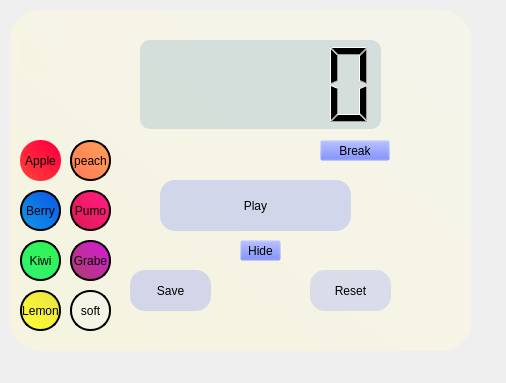
<?xml version="1.0" encoding="UTF-8"?>
<ui version="4.0">
 <class>Dialog</class>
 <widget class="QDialog" name="Dialog">
  <property name="geometry">
   <rect>
    <x>0</x>
    <y>0</y>
    <width>506</width>
    <height>383</height>
   </rect>
  </property>
  <property name="windowTitle">
   <string>Dialog</string>
  </property>
  <widget class="QPushButton" name="SaveButton">
   <property name="geometry">
    <rect>
     <x>130</x>
     <y>270</y>
     <width>81</width>
     <height>41</height>
    </rect>
   </property>
   <property name="styleSheet">
    <string notr="true">font: 15pt &quot;MS Shell Dlg 2&quot;;
background-color: rgba(66, 91, 255, 50);
border-radius: 15;</string>
   </property>
   <property name="text">
    <string>Save</string>
   </property>
  </widget>
  <widget class="QPushButton" name="Work">
   <property name="geometry">
    <rect>
     <x>310</x>
     <y>270</y>
     <width>81</width>
     <height>41</height>
    </rect>
   </property>
   <property name="styleSheet">
    <string notr="true">font: 15pt &quot;MS Shell Dlg 2&quot;;
background-color: rgba(66, 91, 255, 40);
border-radius: 15;</string>
   </property>
   <property name="text">
    <string>Reset</string>
   </property>
  </widget>
  <widget class="QLCDNumber" name="Clock">
   <property name="geometry">
    <rect>
     <x>140</x>
     <y>40</y>
     <width>241</width>
     <height>89</height>
    </rect>
   </property>
   <property name="styleSheet">
    <string notr="true">background-color: rgba(157, 188, 199, 95);
border-radius: 10;</string>
   </property>
  </widget>
  <widget class="QWidget" name="Background" native="true">
   <property name="geometry">
    <rect>
     <x>10</x>
     <y>10</y>
     <width>461</width>
     <height>341</height>
    </rect>
   </property>
   <property name="styleSheet">
    <string notr="true">background-color: qlineargradient(spread:pad, x1:0.057, y1:0.943182, x2:0.857955, y2:0.125, stop:0 rgba(245, 244, 224, 255), stop:1 rgba(245, 244, 234, 255));

border-radius: 30px
</string>
   </property>
   <widget class="QPushButton" name="pushButton_2">
    <property name="geometry">
     <rect>
      <x>10</x>
      <y>130</y>
      <width>41</width>
      <height>41</height>
     </rect>
    </property>
    <property name="styleSheet">
     <string notr="true">
background-color: qlineargradient(spread:pad, x1:0.057, y1:0.943182, x2:0.857955, y2:0.125, stop:0 rgba(255, 65, 55, 255), stop:1 rgba(255, 1, 63, 255));


border-radius : 20; border : 2px solid black
font 75 12pt &quot;MS Shell Dlg 2&quot;;</string>
    </property>
    <property name="text">
     <string>Apple</string>
    </property>
   </widget>
   <widget class="QPushButton" name="pushButton_5">
    <property name="geometry">
     <rect>
      <x>60</x>
      <y>130</y>
      <width>41</width>
      <height>41</height>
     </rect>
    </property>
    <property name="styleSheet">
     <string notr="true">background-color: qlineargradient(spread:pad, x1:0.057, y1:0.943182, x2:0.857955, y2:0.125, stop:0 rgba(255,124,87, 255), stop:1 rgba(255,154,87, 255));

border-radius : 20; border : 2px solid black;</string>
    </property>
    <property name="text">
     <string>peach</string>
    </property>
   </widget>
   <widget class="QPushButton" name="pushButton_6">
    <property name="geometry">
     <rect>
      <x>10</x>
      <y>180</y>
      <width>41</width>
      <height>41</height>
     </rect>
    </property>
    <property name="styleSheet">
     <string notr="true">background-color: qlineargradient(spread:pad, x1:0.057, y1:0.943182, x2:0.857955, y2:0.125, stop:0 rgba(14, 150, 230, 255), stop:1 rgba(14, 93, 230, 255));


border-radius : 20; border : 2px solid black</string>
    </property>
    <property name="text">
     <string>Berry</string>
    </property>
   </widget>
   <widget class="QPushButton" name="pushButton_7">
    <property name="geometry">
     <rect>
      <x>60</x>
      <y>180</y>
      <width>41</width>
      <height>41</height>
     </rect>
    </property>
    <property name="styleSheet">
     <string notr="true">background-color: qlineargradient(spread:pad, x1:0.057, y1:0.943182, x2:0.857955, y2:0.125, stop:0 rgba(222, 27, 85, 255), stop:1 rgba(255, 27, 125, 255));

border-radius : 20; border : 2px solid black</string>
    </property>
    <property name="text">
     <string>Pumo</string>
    </property>
   </widget>
   <widget class="QPushButton" name="pushButton_8">
    <property name="geometry">
     <rect>
      <x>10</x>
      <y>230</y>
      <width>41</width>
      <height>41</height>
     </rect>
    </property>
    <property name="styleSheet">
     <string notr="true">background-color: qlineargradient(spread:pad, x1:0.057, y1:0.943182, x2:0.857955, y2:0.125, stop:0 rgba(48, 243, 110, 255), stop:1 rgba(48, 243, 87, 255));


border-radius : 20; border : 2px solid black</string>
    </property>
    <property name="text">
     <string>Kiwi</string>
    </property>
   </widget>
   <widget class="QPushButton" name="pushButton_9">
    <property name="geometry">
     <rect>
      <x>60</x>
      <y>230</y>
      <width>41</width>
      <height>41</height>
     </rect>
    </property>
    <property name="styleSheet">
     <string notr="true">background-color: qlineargradient(spread:pad, x1:0.057, y1:0.943182, x2:0.857955, y2:0.125, stop:0 rgba(173, 61, 111, 255), stop:1 rgba(210, 30, 205, 255));

border-radius : 20; border : 2px solid black</string>
    </property>
    <property name="text">
     <string>Grabe</string>
    </property>
   </widget>
   <widget class="QPushButton" name="pushButton_10">
    <property name="geometry">
     <rect>
      <x>10</x>
      <y>280</y>
      <width>41</width>
      <height>41</height>
     </rect>
    </property>
    <property name="styleSheet">
     <string notr="true">background-color: qlineargradient(spread:pad, x1:0.057, y1:0.943182, x2:0.857955, y2:0.125, stop:0 rgba(255, 255, 55, 255), stop:1 rgba(232, 225, 20, 200));


border-radius : 20; border : 2px solid black</string>
    </property>
    <property name="text">
     <string>Lemon</string>
    </property>
   </widget>
   <widget class="QPushButton" name="pushButton">
    <property name="geometry">
     <rect>
      <x>10</x>
      <y>10</y>
      <width>41</width>
      <height>41</height>
     </rect>
    </property>
    <property name="styleSheet">
     <string notr="true">image: url(:/home icon/Theme window/Home-icon.png);

background: transparent</string>
    </property>
    <property name="text">
     <string/>
    </property>
   </widget>
   <widget class="QPushButton" name="pushButton_11">
    <property name="geometry">
     <rect>
      <x>60</x>
      <y>280</y>
      <width>41</width>
      <height>41</height>
     </rect>
    </property>
    <property name="styleSheet">
     <string notr="true">background-color: qlineargradient(spread:pad, x1:0.057, y1:0.943182, x2:0.857955, y2:0.125, stop:0 rgba(245, 244, 224, 255), stop:1 rgba(245, 244, 234, 255));

border-radius : 20; border : 2px solid black</string>
    </property>
    <property name="text">
     <string>soft</string>
    </property>
   </widget>
   <widget class="QPushButton" name="pushButton_3">
    <property name="geometry">
     <rect>
      <x>10</x>
      <y>10</y>
      <width>41</width>
      <height>51</height>
     </rect>
    </property>
    <property name="autoFillBackground">
     <bool>false</bool>
    </property>
    <property name="styleSheet">
     <string notr="true">


image: url(:/newPrefix/Home-icon.png);</string>
    </property>
    <property name="text">
     <string/>
    </property>
   </widget>
  </widget>
  <widget class="QToolButton" name="BreakTool">
   <property name="geometry">
    <rect>
     <x>320</x>
     <y>140</y>
     <width>70</width>
     <height>21</height>
    </rect>
   </property>
   <property name="styleSheet">
    <string notr="true">background-color: rgba(66, 91, 255, 0);
font: 18pt &quot;MS Shell Dlg 2&quot;;</string>
   </property>
   <property name="text">
    <string>Break</string>
   </property>
  </widget>
  <widget class="QToolButton" name="HideTool">
   <property name="geometry">
    <rect>
     <x>240</x>
     <y>240</y>
     <width>41</width>
     <height>21</height>
    </rect>
   </property>
   <property name="styleSheet">
    <string notr="true">background-color: rgba(66, 91, 255, 0);
font: 14pt &quot;MS Shell Dlg 2&quot;;</string>
   </property>
   <property name="text">
    <string>Hide</string>
   </property>
  </widget>
  <widget class="QPushButton" name="Play">
   <property name="geometry">
    <rect>
     <x>160</x>
     <y>180</y>
     <width>191</width>
     <height>51</height>
    </rect>
   </property>
   <property name="styleSheet">
    <string notr="true">font: 25pt &quot;MS Shell Dlg 2&quot;;
background-color: rgba(66, 91, 255, 50);
border-radius: 15;</string>
   </property>
   <property name="text">
    <string>Play</string>
   </property>
  </widget>
  <zorder>Background</zorder>
  <zorder>SaveButton</zorder>
  <zorder>Work</zorder>
  <zorder>Clock</zorder>
  <zorder>BreakTool</zorder>
  <zorder>HideTool</zorder>
  <zorder>Play</zorder>
 </widget>
 <resources>
  <include location="../Theme window/Home-iconn.qrc"/>
 </resources>
 <connections/>
</ui>
